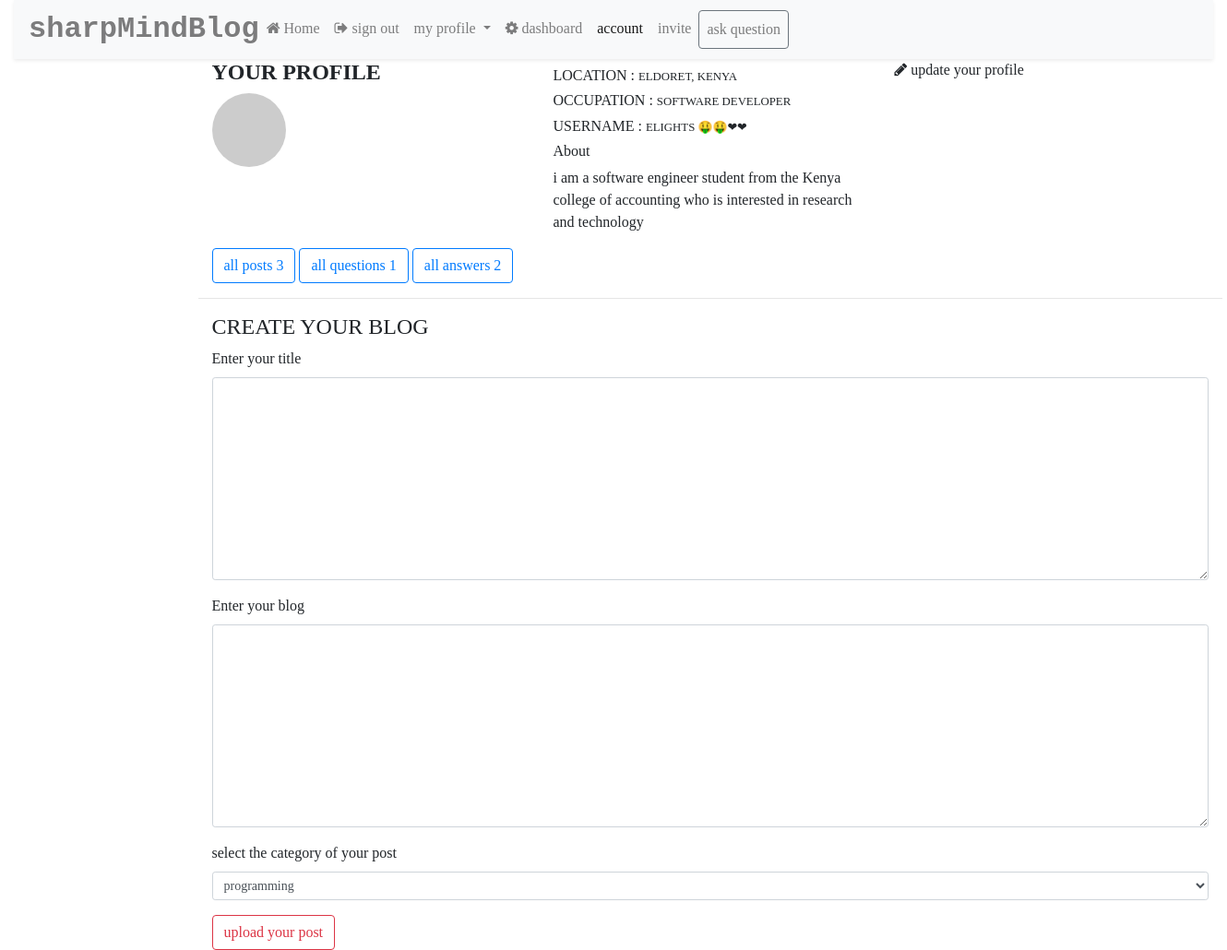
The page /users/account (signed in) on the database as committed earlier.
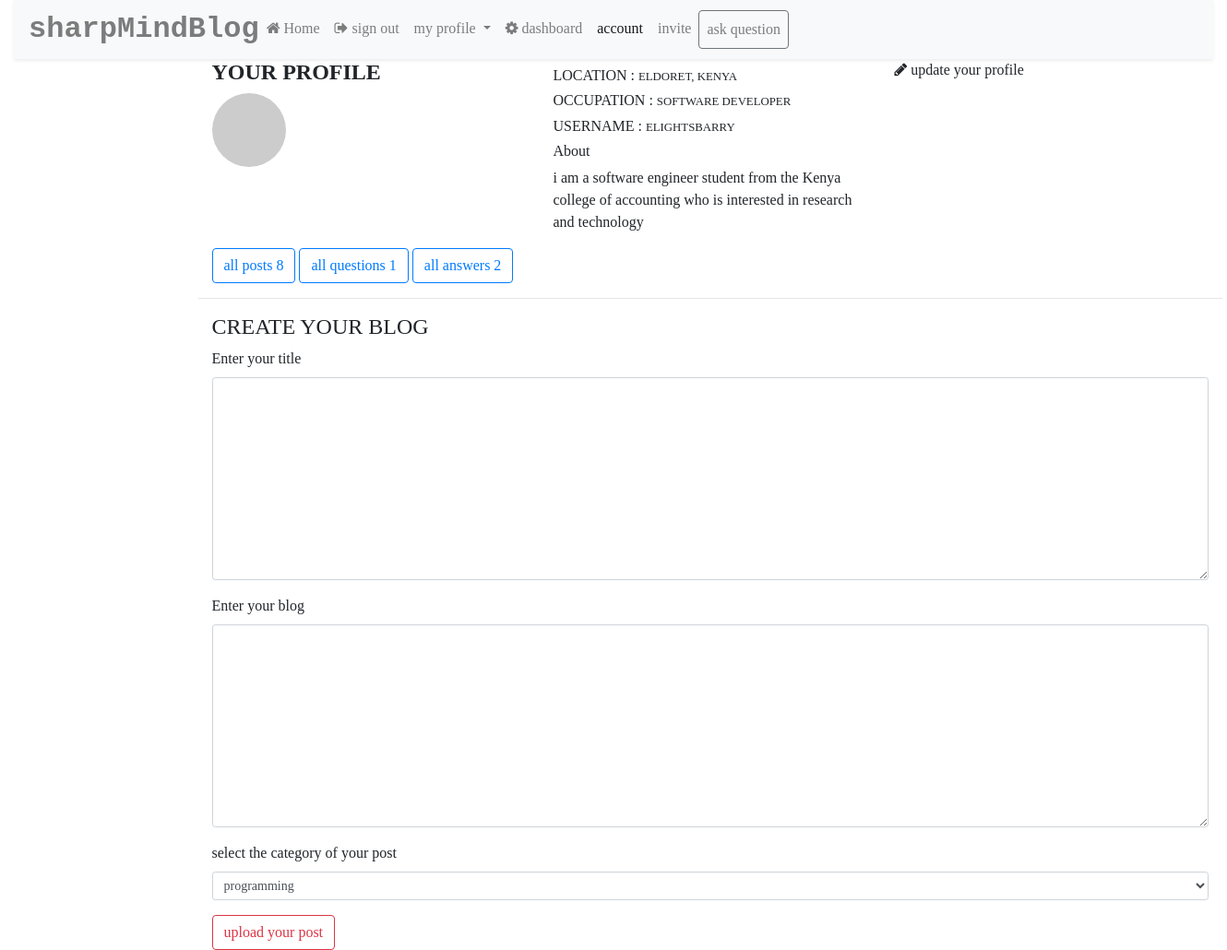
The same page on the database as committed later.
### src/models/__init__.py (models this page shows, shortened)
class User(db.Model):
    id = db.Column(db.Integer, primary_key=True)
    name = db.Column(db.String(200), nullable=False)
    hobby = db.Column(db.String(200), nullable=False)
    email = db.Column(db.String(200), nullable=False)
    url = db.Column(db.String(200), nullable=False)
    password = db.Column(db.String(120), nullable=False)
    Admin = db.Column(db.Boolean, default=False)
    occupation = db.Column(db.String(120), nullable=False)
    location = db.Column(db.String(120), nullable=False)
    author = db.relationship('Posts', backref='author', lazy=True)

### src/views/__init__.py (the view, shortened to what this page needs)
@views_blueprint.route('/account', methods=['GET', 'POST'])
def account():
    if 'username' in session:
        member = User.query.filter_by(name=session['username']).first()
        count = Posts.query.filter_by(user_id=member.id).count()
        user = User.query.filter_by(name=session['username']).first()
        quiz = Questions.query.filter_by(author=user.email).count()
        answer = Answers.query.filter_by(author=user.email).count()
        if request.method == 'GET':
            return render_template('account.html', title='account', member=member, user=user, count=count, quiz=quiz, answer=answer)
    else:
        return redirect(url_for('users.login'))

### src/views/__init__.py (called while the page is built)
@views_blueprint.before_request
def before_request():
    g.user = None
    if 'username' in session:
        g.user = session['username']

### src/templates/account.html (shortened to what this page needs)
{% extends 'public/base.html' %} {% block body%}
<div class="container position-absolute" style="top: 4em; left: 15%;">
    <div class="container">
        <div class="row">
            <div class="col-lg-4 col-md-4 col-sm-4 col-xs-4">
                <h4 class="text text-uppercase font-weight-bold">your profile</h4>
                <img src="https://gravatar.com/avatar/{{member.url}}?s=120&d=monsterid" alt="profile" class="rounded-circle" data-toggle="popover" title="Popover title" data-content="And here's some amazing content. It's very engaging. Right?">
            </div>
            <div class="col-lg-4 mt-2 col-md-4 col-xs-4 col-sm-4">
                <h6 class="text text-uppercase">location : <small>{{member.location}}</small></h6>
                <h6 class="text text-uppercase">occupation : <small>{{member.occupation}}</small></h6>
                <h6 class="text text-uppercase">username : <small>{{member.name}}</small></h6>
                <h6>About</h6>
                <p>{{member.hobby}}</p>
            </div>
            <div class="col-lg-4 col-md-4 col-xs-4 col-sm-4">
                <small><a style="cursor: pointer;" data-toggle="modal" data-target="#updateModal"><span class="fa fa-pencil"></span> update your profile</a></small>
            </div>
        </div>
        <a href="{{url_for('users.all_posts')}}" class="btn btn-outline-primary">all posts {{count}}</a>
        <a href="{{url_for('users.all_questions')}}" class="btn btn-outline-primary">all questions {{quiz}}</a>
        <a href="{{url_for('users.all_answer')}}" class="btn btn-outline-primary">all answers {{answer}}</a>
    </div>
    <hr>
    <div class="container">
        <h4 class="text text-break">CREATE YOUR BLOG</h4>
        <form method="post">
            <div class="form-group">
                <label for="title">Enter your title</label>
                <textarea name="title" id="editor1" class="form-control form-control-sm" cols="30" rows="10"></textarea>
            </div>
            <div class="form-group">
                <label for="blog">Enter your blog</label>
                <textarea name="post" id="editor2" class="form-control form-control-sm" cols="30" rows="10"></textarea>
            </div>
            <div class="form-group">
                <label for="category">select the category of your post</label>
                <select name="category" id="category" class='form-control form-control-sm' required>
                    <option value="programming">programming</option>
                </select>
            </div>
            <input type="submit" value="upload your post" class="btn btn-outline-danger">
        </form>
    </div>
</div>
{% endblock body%}

Rows that differ between the two databases and show on the page:
changed User "ELDORET, KENYA": name "ELIGHTS 🤑🤑❤❤" → "ELIGHTSBARRY"
Other text that changed with them:
{{ count }}: "3" → "8"
